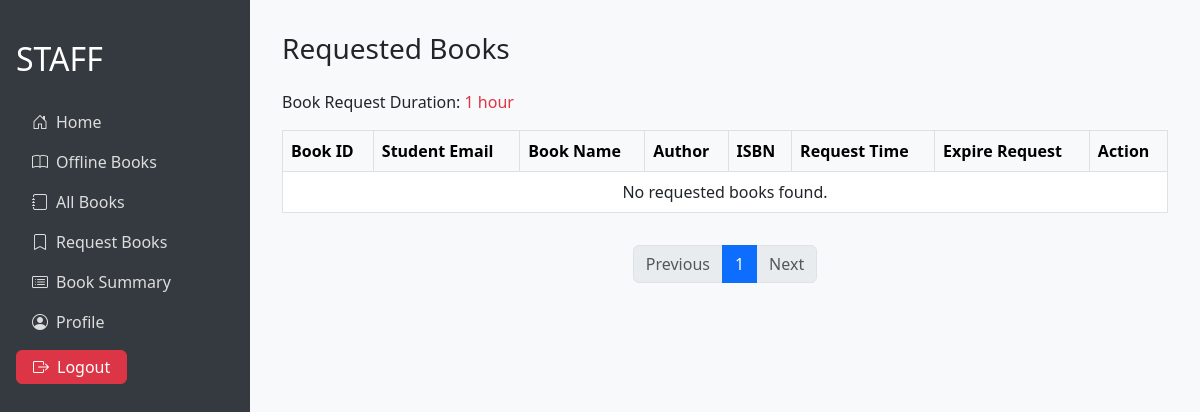
The app's page /staff/requests/, older data.
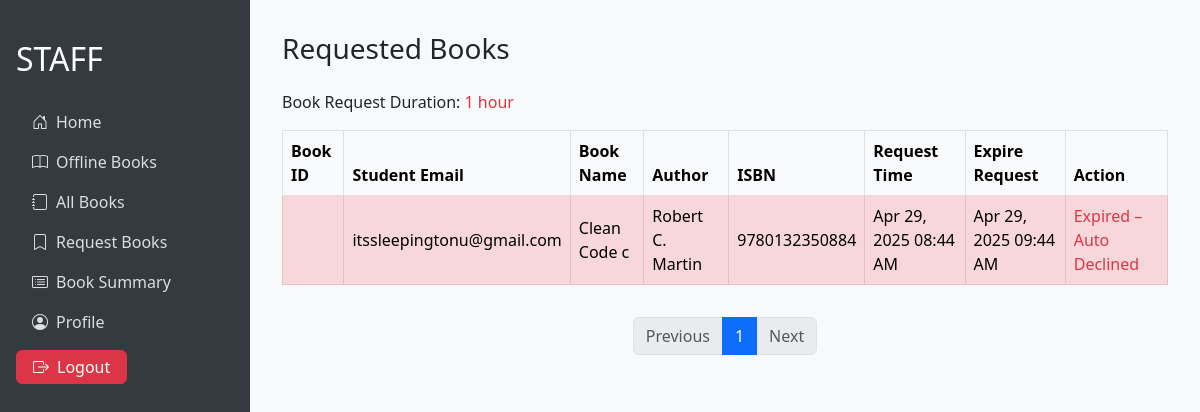
The same page, newer data.
### library/models.py (models this page shows, shortened)
class BookRequest(models.Model):
    REQUESTED = 'REQUESTED'
    ACCEPTED = 'ACCEPTED'
    DECLINED = 'DECLINED'
    STATUS_CHOICES = [
        (REQUESTED, 'Requested'),
        (ACCEPTED, 'Accepted'),
        (DECLINED, 'Declined'),
    ]
    user = models.ForeignKey(User, on_delete=models.CASCADE)
    book = models.ForeignKey('library.Book', on_delete=models.CASCADE)
    status = models.CharField(
        max_length=10,
        choices=STATUS_CHOICES,
        default=REQUESTED
    )
    requested_at = models.DateTimeField(auto_now_add=True)
    expire_time = models.DateTimeField(null=True, blank=True)
    def save(self, *args, **kwargs):
        if not self.expire_time:
            policy = LibraryPolicy.objects.first()  # Adjust your query if needed.
            if policy:
                self.expire_time = timezone.now() + timedelta(hours=policy.book_request_duration)
            else:
                self.expire_time = timezone.now() + timedelta(hours=4)  # Fallback value
        super().save(*args, **kwargs)

class Book(models.Model):
    book_id = models.CharField(max_length=20, unique=True)
    title = models.CharField(max_length=255)
    author = models.CharField(max_length=255)
    edition = models.CharField(max_length=50, blank=True)
    publication = models.CharField(max_length=255, blank=True)
    isbn = models.CharField(max_length=20, unique=True)
    number_of_copies_available = models.PositiveIntegerField(default=0)
    book_dept = models.CharField(max_length=100, blank=True)

### library/views.py (the view)
# urls.py: path('staff/requests/', views.requested_books, name='requested_books'),
def requested_books(request):
    requests_qs = BookRequest.objects.filter(status='REQUESTED').order_by('-requested_at')
    policy = LibraryPolicy.objects.first()
    now = timezone.now()
    for req in requests_qs:
        if req.expire_time and req.expire_time < now and req.status != 'DECLINED':
            req.status = 'DECLINED'
            req.save()
            book = req.book
            book.number_of_copies_available += 1
            book.save()
    paginator = Paginator(requests_qs, 10)
    page_number = request.GET.get('page')
    page_obj = paginator.get_page(page_number)
    context = {
        'policy': policy,
        'now': now,
        'page_obj': page_obj,
        'requests': requests_qs,
    }
    return render(request, 'staff_dashboard/requested_books.html', context)

### templates/staff_dashboard/requested_books.html (shortened to what this page needs)
{% extends "staff_dashboard/staff_base.html" %}
{% load static %}
{% block content %}
<h3 class="mb-4">Requested Books</h3>
<p>
    Book Request Duration:
    {% if policy %}
    <span class="text-danger">
        {{ policy.book_request_duration }} hour{% if policy.book_request_duration|floatformat:"0" != "1" %}s{% endif %}
    </span>
    {% else %}
        Not set
    {% endif %}
</p>
<div class="table-responsive">
    <table class="table table-bordered align-middle">
        <thead class="table-light">
            <tr>
                <th>Book ID</th>
                <th>Student Email</th>
                <th>Book Name</th>
                <th>Author</th>
                <th>ISBN</th>
                <th>Request Time</th>
                <th>Expire Request</th>
                <th>Action</th>
            </tr>
        </thead>
        <tbody>
            {% for req in page_obj.object_list %}
                {% if req.expire_time and req.expire_time < now %}
                    <tr class="table-danger">
                        <td>{{book.book_id }}</td>
                        <td>{{ req.user.email }}</td>
                        <td>{{ req.book.title }}</td>
                        <td>{{ req.book.author }}</td>
                        <td>{{ req.book.isbn }}</td>
                        <td>{{ req.requested_at|date:"M d, Y h:i A" }}</td>
                        <td>{{ req.expire_time|date:"M d, Y h:i A" }}</td>
                        <td>
                            <span class="text-danger">Expired – Auto Declined</span>
                        </td>
                    </tr>
                {% endif %}
            {% empty %}
                <tr>
                    <td colspan="8" class="text-center">No requested books found.</td>
                </tr>
            {% endfor %}
        </tbody>
    </table>
</div>
<nav aria-label="Page navigation" class="mt-3">
    <ul class="pagination justify-content-center">
        {% if page_obj.has_previous %}
            <li class="page-item">
                <a class="page-link" href="?page={{ page_obj.previous_page_number }}">Previous</a>
            </li>
        {% else %}
            <li class="page-item disabled">
                <span class="page-link">Previous</span>
            </li>
        {% endif %}
        {% for num in page_obj.paginator.page_range %}
            {% if page_obj.number == num %}
                <li class="page-item active"><span class="page-link">{{ num }}</span></li>
            {% else %}
                <li class="page-item"><a class="page-link" href="?page={{ num }}">{{ num }}</a></li>
            {% endif %}
        {% endfor %}
        {% if page_obj.has_next %}
            <li class="page-item">
                <a class="page-link" href="?page={{ page_obj.next_page_number }}">Next</a>
            </li>
        {% else %}
            <li class="page-item disabled">
                <span class="page-link">Next</span>
            </li>
        {% endif %}
    </ul>
</nav>
{% endblock %}

Row changes from the older to the newer data that the page shows:
added BookRequest: user.email "itssleepingtonu@gmail.com", book "Clean Code c", book.author "Robert C. Martin", book.isbn "9780132350884", requested_at "Apr 29, 2025 08:44 AM", expire_time "Apr 29, 2025 09:44 AM"
Text that changed along with them:
text no longer shown: "No requested books found."
